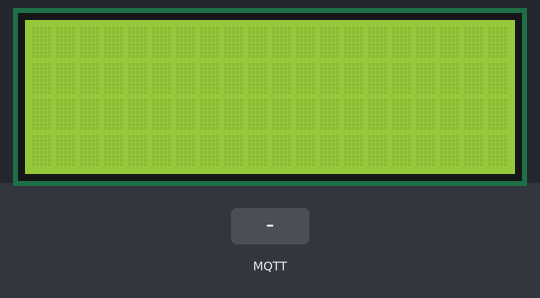
The sketch below on a simulated ESP32. Parts: 20×4 character LCD. The test bench sets the inputs (shaded band). WiFi joins after 1.5 s; servers stay silent unless stated; no MQTT or app messages arrive unless stated; what the sketch prints to the serial monitor is not drawn.

Above: at 2.7 s.
2.8 s: MQTT message "on" arrives on the first subscribed topic
At 3.1 s:
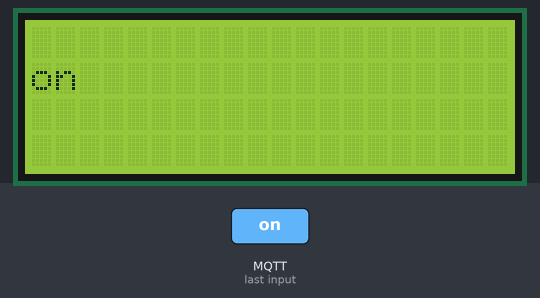
4.3 s: MQTT message "off" arrives on the first subscribed topic
At 5.4 s:
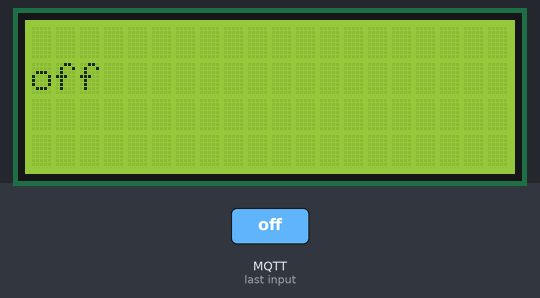
5.8 s: MQTT message "1" arrives on the first subscribed topic
At 6.7 s:
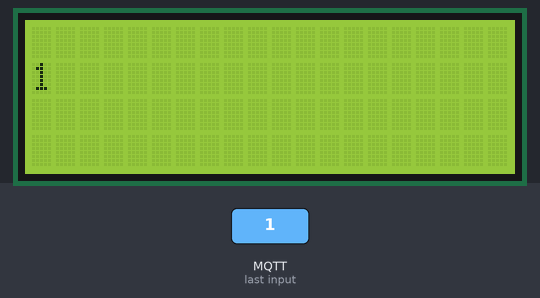
Timing chart, 0 to 8.8 s (numbered marks = the images above; inputs shaded):
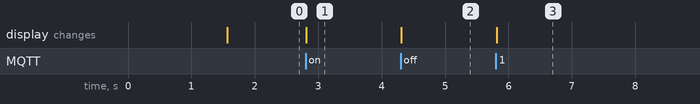

Measured:
- after the input at 2.8 s, the display: changes at once (image 1)
- after the input at 4.3 s, the display: changes at once (image 2)
- after the input at 5.8 s, the display: changes at once (image 3)

The sketch:

sketch.ino
```cpp
#include <WiFi.h>
#include "PubSubClient.h"
#include <LiquidCrystal_I2C.h>

LiquidCrystal_I2C lcd(0x27, 20, 4);
const char *MQTTServer = "broker.emqx.io";
const char *MQTT_Topic = "22004266/lcd";

// Tạo ID ngẫu nhiên tại: https://www.guidgen.com/
const char *MQTT_ID = "4c6b5930-4619-4d77-ab66-4f7534392807";
int Port = 1883;

WiFiClient espClient;
PubSubClient client(espClient);

void WIFIConnect()
{
    Serial.println("Connecting to SSID: Wokwi-GUEST");
    WiFi.begin("Wokwi-GUEST", "");
    while (WiFi.status() != WL_CONNECTED)
    {
        delay(500);
        Serial.print(".");
    }
    Serial.println("");
    Serial.print("WiFi connected");
    Serial.print(", IP address: ");
    Serial.println(WiFi.localIP());
}

void MQTT_Reconnect()
{
    while (!client.connected())
    {
        if (client.connect(MQTT_ID))
        {
            Serial.print("MQTT Topic: ");
            Serial.print(MQTT_Topic);
            Serial.print(" connected");
            client.subscribe(MQTT_Topic);
            Serial.println("");
        }
        else
        {
            Serial.print("failed, rc=");
            Serial.print(client.state());
            Serial.println(" try again in 5 seconds");
            delay(5000);
        }
    }
}

void callback(char *topic, byte *message, unsigned int length)
{
    Serial.print("Message arrived on topic: ");
    Serial.println(topic);
    Serial.print("Message: ");
    int dem = 0;
    int dem1 = 0;
    String stMessage = "";
    lcd.clear();
    for (int i = 0; i < length; i++)
    {
        Serial.print((char)message[i]);
        stMessage += (char)message[i];
        dem++;
        if (dem == 20)
        {
            dem = 0;
            lcd.setCursor(0, dem1);
            lcd.print(stMessage);
            dem1++;
            stMessage = "";
            if (dem1 == 4)
            {
                dem1 = 0;
                break;
            }
        }
    }
    if (length < 20)
    {
        lcd.setCursor(0, 1);
        lcd.print(stMessage);
    }
}

void setup()
{
    Serial.begin(115200);

    WIFIConnect();
    client.setServer(MQTTServer, Port);
    client.setCallback(callback);
    lcd.init();
    lcd.backlight();
}

void loop()
{
    delay(10);
    if (!client.connected())
    {
        MQTT_Reconnect();
    }
    client.loop();
}
```
